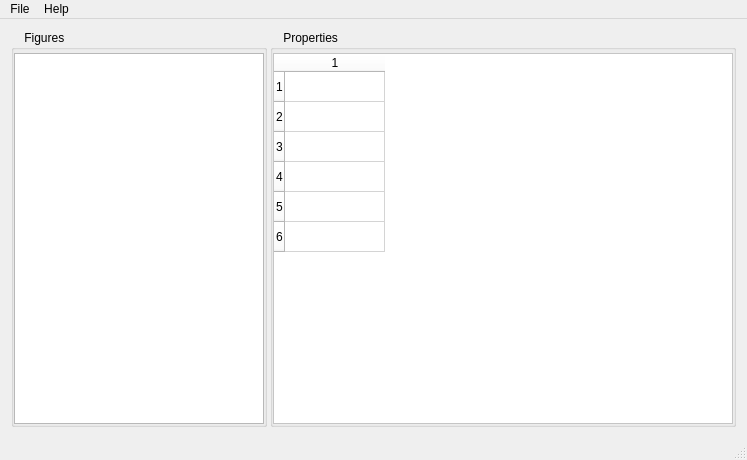
<?xml version="1.0" encoding="UTF-8"?>
<ui version="4.0">
 <class>MainWindow</class>
 <widget class="QMainWindow" name="MainWindow">
  <property name="geometry">
   <rect>
    <x>0</x>
    <y>0</y>
    <width>747</width>
    <height>460</height>
   </rect>
  </property>
  <property name="windowTitle">
   <string>Figure editor</string>
  </property>
  <widget class="QWidget" name="centralWidget">
   <layout class="QHBoxLayout" name="horizontalLayout_2">
    <property name="spacing">
     <number>0</number>
    </property>
    <item>
     <layout class="QHBoxLayout" name="horizontalLayout">
      <property name="spacing">
       <number>3</number>
      </property>
      <item alignment="Qt::AlignLeft">
       <widget class="QGroupBox" name="groupBox">
        <property name="maximumSize">
         <size>
          <width>16777215</width>
          <height>16777215</height>
         </size>
        </property>
        <property name="title">
         <string>    Figures</string>
        </property>
        <layout class="QVBoxLayout" name="verticalLayout">
         <property name="spacing">
          <number>0</number>
         </property>
         <property name="leftMargin">
          <number>0</number>
         </property>
         <property name="topMargin">
          <number>3</number>
         </property>
         <property name="rightMargin">
          <number>0</number>
         </property>
         <property name="bottomMargin">
          <number>0</number>
         </property>
         <item>
          <widget class="QListWidget" name="listWidget">
           <property name="minimumSize">
            <size>
             <width>250</width>
             <height>0</height>
            </size>
           </property>
           <property name="maximumSize">
            <size>
             <width>250</width>
             <height>16777215</height>
            </size>
           </property>
          </widget>
         </item>
        </layout>
       </widget>
      </item>
      <item>
       <widget class="QGroupBox" name="groupBox_2">
        <property name="title">
         <string>    Properties</string>
        </property>
        <layout class="QVBoxLayout" name="verticalLayout_2">
         <property name="spacing">
          <number>0</number>
         </property>
         <property name="leftMargin">
          <number>0</number>
         </property>
         <property name="topMargin">
          <number>3</number>
         </property>
         <property name="rightMargin">
          <number>0</number>
         </property>
         <property name="bottomMargin">
          <number>0</number>
         </property>
         <item>
          <widget class="QTableWidget" name="tableWidget">
           <property name="styleSheet">
            <string notr="true">background-color: white;</string>
           </property>
           <property name="locale">
            <locale language="English" country="UnitedStates"/>
           </property>
           <property name="frameShape">
            <enum>QFrame::StyledPanel</enum>
           </property>
           <property name="frameShadow">
            <enum>QFrame::Sunken</enum>
           </property>
           <property name="lineWidth">
            <number>0</number>
           </property>
           <property name="midLineWidth">
            <number>0</number>
           </property>
           <property name="editTriggers">
            <set>QAbstractItemView::NoEditTriggers</set>
           </property>
           <property name="textElideMode">
            <enum>Qt::ElideLeft</enum>
           </property>
           <property name="sortingEnabled">
            <bool>false</bool>
           </property>
           <property name="rowCount">
            <number>6</number>
           </property>
           <property name="columnCount">
            <number>1</number>
           </property>
           <row/>
           <row/>
           <row/>
           <row/>
           <row/>
           <row/>
           <column/>
           <item row="0" column="0">
            <property name="text">
             <string/>
            </property>
           </item>
          </widget>
         </item>
        </layout>
       </widget>
      </item>
     </layout>
    </item>
   </layout>
  </widget>
  <widget class="QMenuBar" name="menuBar">
   <property name="geometry">
    <rect>
     <x>0</x>
     <y>0</y>
     <width>747</width>
     <height>22</height>
    </rect>
   </property>
   <widget class="QMenu" name="menuFile">
    <property name="title">
     <string>File</string>
    </property>
    <addaction name="actionOpen"/>
    <addaction name="actionSave"/>
    <addaction name="separator"/>
    <addaction name="actionExit"/>
   </widget>
   <widget class="QMenu" name="menuHelp">
    <property name="title">
     <string>Help</string>
    </property>
    <addaction name="actionAbout"/>
   </widget>
   <addaction name="menuFile"/>
   <addaction name="menuHelp"/>
  </widget>
  <widget class="QStatusBar" name="statusBar"/>
  <action name="actionOpen">
   <property name="text">
    <string>Open</string>
   </property>
  </action>
  <action name="actionSave">
   <property name="text">
    <string>Save</string>
   </property>
  </action>
  <action name="actionAbout">
   <property name="text">
    <string>About</string>
   </property>
  </action>
  <action name="actionExit">
   <property name="text">
    <string>Exit</string>
   </property>
  </action>
 </widget>
 <layoutdefault spacing="6" margin="11"/>
 <resources/>
 <connections/>
</ui>
